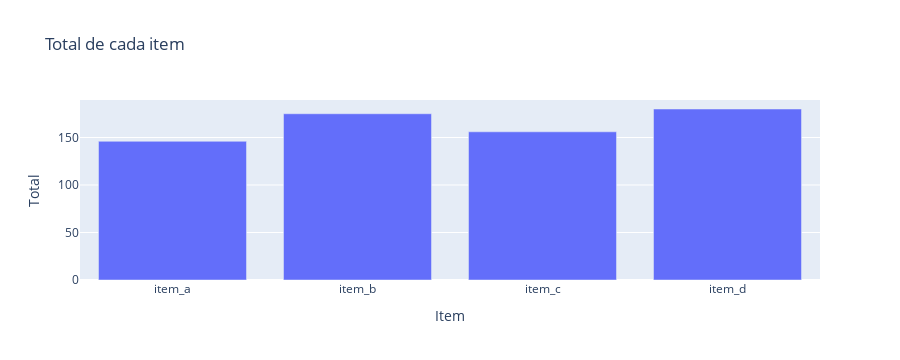
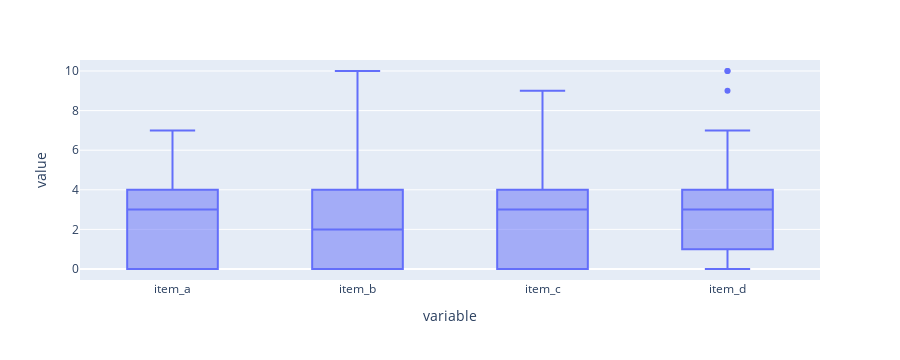

Here is the notebook cell these charts were saved with, in order:
### Markdown cell above
### **Itens**

### Code cell
# Gráfico de barras
fig1 = px.bar(x=['item_a', 'item_b', 'item_c', 'item_d'],
              y=df4[['item_a', 'item_b', 'item_c', 'item_d']].sum(),
              labels={'x': 'Item', 'y': 'Total'},
              title='Total de cada item')

# Gráfico de boxplot
fig2 = px.box(df4, y=['item_a', 'item_b', 'item_c', 'item_d'])

# Exibir os gráficos
fig1.show()
fig2.show()

### Figure 1 — Plotly figure (JSON) as saved in the notebook; plotly's stock layout.template omitted (floating-point values rounded to 4 significant figures)
{"data": [{"alignmentgroup": "True", "hovertemplate": "Item=%{x}<br>Total=%{y}<extra></extra>", "legendgroup": "", "marker": {"color": "#636efa", "pattern": {"shape": ""}}, "name": "", "offsetgroup": "", "orientation": "v", "showlegend": false, "textposition": "auto", "type": "bar", "x": ["item_a", "item_b", "item_c", "item_d"], "xaxis": "x", "y": [146, 175, 156, 180], "yaxis": "y"}], "layout": {"barmode": "relative", "height": 360, "legend": {"tracegroupgap": 0}, "title": {"text": "Total de cada item"}, "xaxis": {"anchor": "y", "autorange": true, "domain": [0, 1], "range": [-0.5, 3.5], "title": {"text": "Item"}, "type": "category"}, "yaxis": {"anchor": "x", "autorange": true, "domain": [0, 1], "range": [0, 189.5], "title": {"text": "Total"}, "type": "linear"}}}

### Figure 2 — Plotly figure (JSON) as saved in the notebook; plotly's stock layout.template omitted (floating-point values rounded to 4 significant figures; data arrays with more than 128 entries replaced by an {"elided": "..."} marker saying what was removed)
{"data": [{"alignmentgroup": "True", "hovertemplate": "variable=%{x}<br>value=%{y}<extra></extra>", "legendgroup": "", "marker": {"color": "#636efa"}, "name": "", "notched": false, "offsetgroup": "", "orientation": "v", "showlegend": false, "type": "box", "x": {"elided": "244 str values"}, "x0": " ", "xaxis": "x", "y": {"elided": "244 int values"}, "y0": " ", "yaxis": "y"}], "layout": {"boxmode": "group", "height": 360, "legend": {"tracegroupgap": 0}, "margin": {"t": 60}, "xaxis": {"anchor": "y", "autorange": true, "domain": [0, 1], "range": [-0.5, 3.5], "title": {"text": "variable"}, "type": "category"}, "yaxis": {"anchor": "x", "autorange": true, "domain": [0, 1], "range": [-0.5556, 10.56], "title": {"text": "value"}, "type": "linear"}}}
